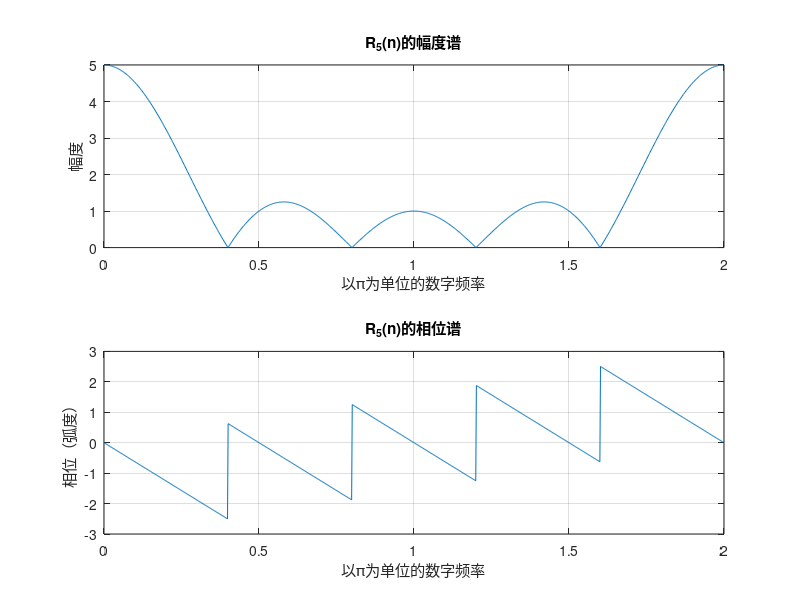

The MATLAB script that drew this image:
clc;clear;

% 构造矩形序列
x = ones(1, 5);
N = 1024;

% 使用freqz计算DTFT，'whole'参数指定就算全频率范围[0, 2π)
[H, w] = freqz(x, 1, N, 'whole');

% 计算幅度谱和相位谱
mag_spec = abs(H);  % 幅度谱
phase_spec = angle(H);  % 相位谱

% 绘制幅度谱和相位谱
figure;
% 幅度谱子图
subplot(2, 1, 1);
plot(w/pi, mag_spec);
title('R_5(n)的幅度谱');
xlabel('以\pi为单位的数字频率');
ylabel('幅度');
grid on;

% 相位谱子图
subplot(2, 1, 2);
plot(w/pi, phase_spec);
title('R_5(n)的相位谱');
xlabel('以\pi为单位的数字频率');
ylabel('相位（弧度）');
grid on;
